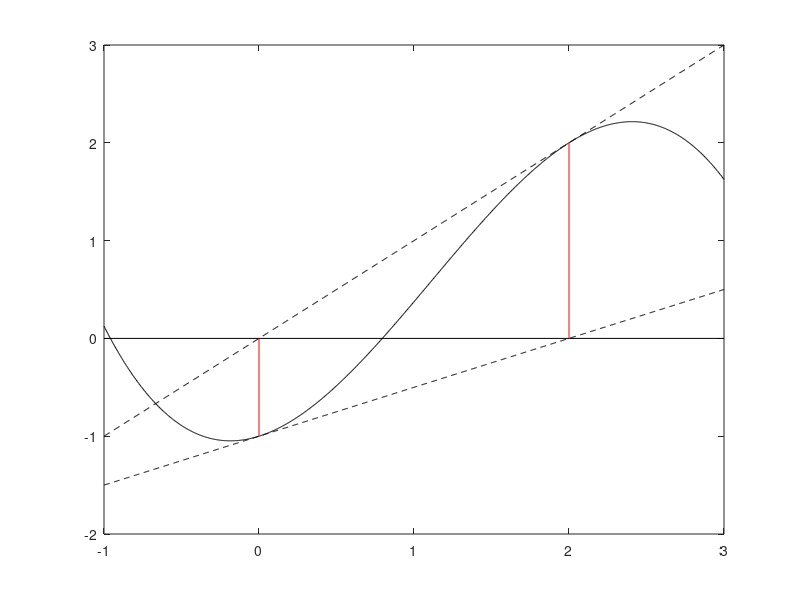

Recreate this plot in MATLAB. (Note: this script raises an error after producing the figure.)
p = @(x) -3/8 * x.^3 + 5/4 * x.^2 + x/2 - 1;
dp = @(x) -9/8 * x.^2 + 5/2 * x + 1/2;
t_0 = @(x) dp( 0 ) * x + p( 0 ); % tangent line in x=0
t_1 = @(x) dp( 2 ) * (x-2) + p( 2 ); % tangent in x=2
xv = linspace(-1,3,1001);
plot( xv, p( xv ), '-k', xv, t_0( xv ), '--k', xv, t_1( xv ), '--k');
hold on
line([-1,3], [0 0],'color','k')
line([0,0], [p(0) 0],'color','r')
line([2,2], [0 p(2)],'color','r')
plot(0,p(0),'-X','color','r','MarkerSize',12)
plot(2,p(2),'-X','color','r','MarkerSize',12)
grid on